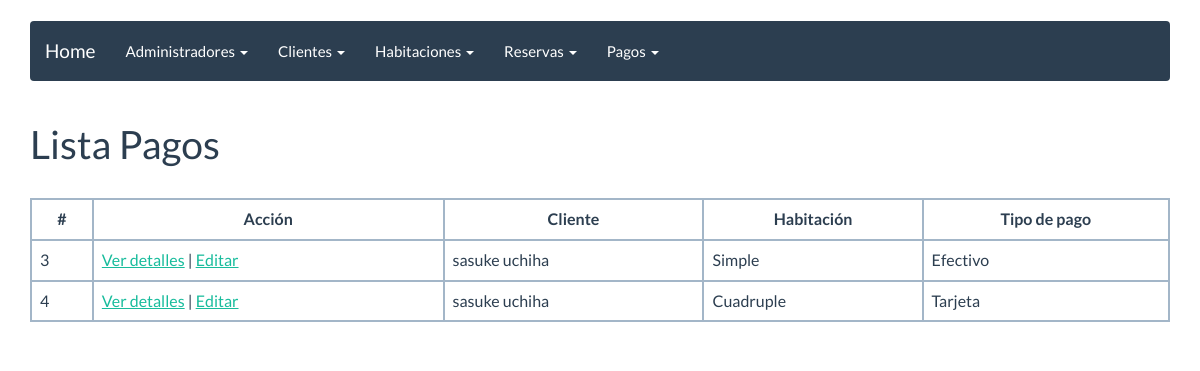
Before: /listarpago with the older database file.
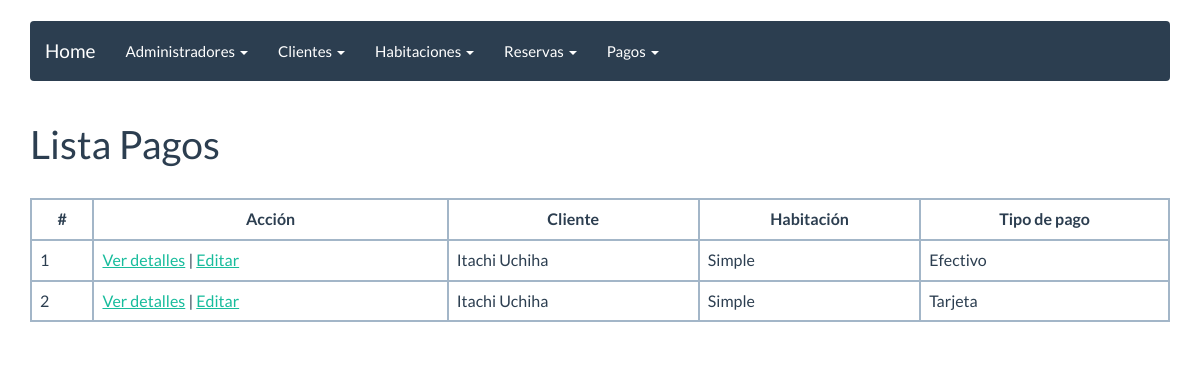
After: the same page with the newer database file.
### reservar/models.py (models this page shows, shortened)
class Pago(models.Model):
    tpago_choices = (
        ('E', 'Efectivo'),
        ('T', 'Tarjeta'),
    )
    reserva= models.OneToOneField(Reserva)
    fecha_pago=models.DateTimeField(auto_now_add=True,auto_now=False)
    tpago= models.CharField(max_length=1,choices=tpago_choices)

class Reserva(models.Model):
    admin= models.ForeignKey(Admin)
    cliente= models.ForeignKey(Cliente)
    habitacion= models.ForeignKey(Habitacion)
    fecha_in=models.DateField()
    fecha_out=models.DateField()

class Cliente(models.Model):
    dni_cliente=models.CharField(max_length=8)
    nombre_cliente = models.CharField(max_length=50)
    apellidos_cliente = models.CharField(max_length=50)
    email=models.EmailField()
    def __str__(self):
        return self.nombre_cliente +" "+self.apellidos_cliente

class Habitacion(models.Model):
	estado_choices = (
        ('O', 'Ocupada'),
        ('D', 'Desocupada'),
    )
	nombre_habitacion = models.CharField(max_length=50)
	descripcion=models.CharField(max_length=200)
	capacidad=models.IntegerField()
	precio=models.DecimalField(max_digits=5, decimal_places=2)
	estado = models.CharField(max_length=1,choices=estado_choices,default='D')
	def __str__(self):
		return self.nombre_habitacion

### reservar/views.py (the view)
# urls.py: url(r'^listarpago', PagoList.as_view(), name='pago_listar'),
class PagoList(ListView):
    model = Pago
    template_name = "pago_list.html"

### templates/pago_list.html (shortened to what this page needs)
{% extends "base.html" %}
{% block content %}
<h1>Lista Pagos</h1><br>
<table class="table table-bordered">
    <tbody>
        {% if object_list %}
    <thead align="center">
        <tr>
            <td><strong>#</strong></td>
            <td><strong>Acción</strong></td>
            <td><strong>Cliente</strong></td>
            <td><strong>Habitación</strong></td>
            <td><strong>Tipo de pago</strong></td>
        </tr>
    </thead>
        {% for pago in object_list %}
        <tr>
            <td>{{ pago.id }}</td>
            <td>
                <a href="{% url 'pago_detail' pago.id %}">Ver detalles</a> | <a href="{% url 'pago_editar' pago.id %}">Editar</a>
            </td>
            <td>{{ pago.reserva.cliente }}</td>
            <td>{{ pago.reserva.habitacion }}</td>
            <td>{{ pago.get_tpago_display }} </td>
        </tr>
        {% endfor %}
        {% else %}
        <h1>No hay registros de pagos</h1>
        {% endif %}
    </tbody>
</table>
{% endblock%}

Changed rows visible on the page:
removed Pago: id "3", reserva.cliente "sasuke uchiha", reserva.habitacion "Simple", tpago "Efectivo"
removed Pago: id "4", reserva.cliente "sasuke uchiha", reserva.habitacion "Cuadruple", tpago "Tarjeta"
added Pago: id "1", reserva.cliente "Itachi Uchiha", reserva.habitacion "Simple", tpago "Efectivo"
added Pago: id "2", reserva.cliente "Itachi Uchiha", reserva.habitacion "Simple", tpago "Tarjeta"
